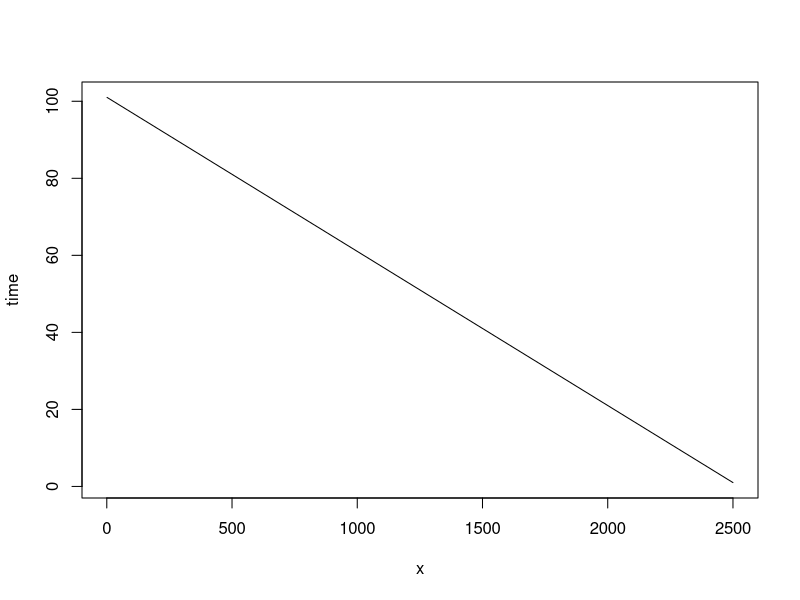

Here is the R script that generated this plot:
#Lab 4: Practing for Loops and combining them with data collection via array indexing 
#Creating a for loop that prints "hi" 10 times
for ( i in seq(1,10)) {print("hi")}
#Tim math problem; calculating his total amount of money for the next 8 weeks
TenDollars <- 10
FiveDollars <- 5
OneWeekOfGum <- 2.68
for (i in seq(1,8)) {now <- TenDollars + FiveDollars - OneWeekOfGum
print (now) 
TenDollars <- now}
#Conservation Biologist problem; calculating the expected population size for the next 7 years
FivePercent <- 0.05
CurrentPopulation <- 2000
for (i in seq(1,7)) {new <-abs(CurrentPopulation * FivePercent - CurrentPopulation)
print (new)
CurrentPopulation <- new}
#Discrete-time logistic growth equation used to measure population abundance over time 
n <- 2500
K <- 10000
r <- 0.8 
t <- 1
for (t in seq(2, 12)) {
  n[t] <- n[t-1] + (r * n[t-1] * (K - n[t-1]) / K)
  print (n[t])
  }
#Part 2 basics of array indexing; generating a vector of 18 zeros 
data <- rep(0,18)
print(data)
#For loop that generates a vector where each value goes up by a factor of 3
a <- 1:18
b <- 1:18
c <- 1:18
res <- numeric(length=length(a))
for(i in seq_along(a)) {
  res[i] <- a[i] + b[i] + c[i]
}
res
#New vectors of 0 with the first entry of the vector as 1 
  vec <- c(rep(1,1), rep(0, 17))
  vec
#For loop that creates a vector where each value is equal to one plus twice the value of the previos entery 
zero <- 0
one <- 1
two <- 2
for(i in seq(1,18)) {start <- zero * two + one
print(start)
zero<- start }
#Vector that contains the first 20 Fibonacci numbers
Fibonacci <- numeric(20)
Fibonacci[2] <-1
for (i in 3:20) Fibonacci[i] <- Fibonacci [i-2] + Fibonacci [i-1]
print("First 20 Fibonacci Numbers")
print(Fibonacci)
#Creating 2 vectors to plot a graph to show time vs abundance 
n <- 2500
K <- 10000
r <- 0.8 
for (t in seq(2, 12)) {
  n[t] <- n[t-1] + (r * n[t-1] * (K - n[t-1]) / K)
  print (n[t])
}
plot(time,n)
